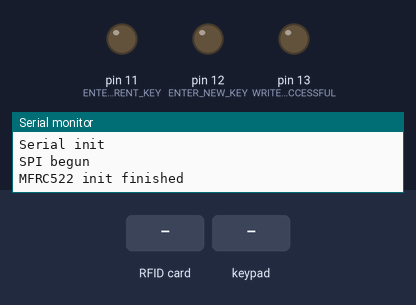
This sketch was run on a simulated Arduino Mega 2560, built with avr-gcc and run on an emulated ATmega2560. Shown: output pins drawn as LEDs (lit = HIGH), the last lines printed to the serial monitor. The test bench sets the inputs (shaded band). Pins used as bus, display or sensor lines are not drawn.

Above: at 1.2 s.
1.3 s: RFID card 5E 7A 19 C4 held to the reader
At 2.5 s:
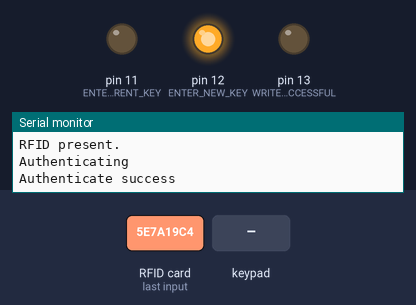
2.8 s: key '1' pressed
4.3 s: keypad keys 1 2 3 4 # pressed 0.4 s apart
At 7.2 s:
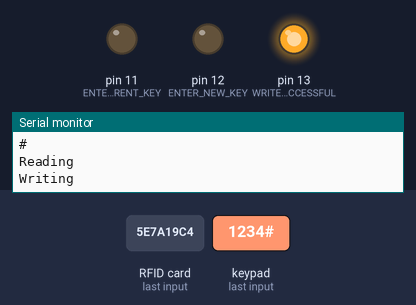
Timing chart, 0 to 12.4 s (numbered marks = the images above; inputs shaded):
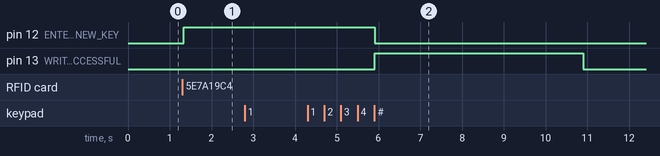

The sketch:

rfid_programmer.ino
```cpp
#include <SPI.h>
#include <MFRC522.h>
#include <Keypad.h>

// RC522 PINS
#define SS_PIN 53
#define RST_PIN 5

// Keypad pins
#define KEYPAD_1 20
#define KEYPAD_2 19
#define KEYPAD_3 18
#define KEYPAD_4 17
#define KEYPAD_5 16
#define KEYPAD_6 15
#define KEYPAD_7 14

// LEDS
#define WRITE_SUCCESSFUL 13
#define ENTER_NEW_KEY 12
#define ENTER_CURRENT_KEY 11

// Key length
#define KEYLENGTH 6

// RFID Reader
MFRC522 mfrc522(SS_PIN, RST_PIN);

// MIFARE key
MFRC522::MIFARE_Key userKey;

// Keypad definition
const byte ROWS = 4; //four rows
const byte COLS = 3; //four columns
char hexaKeys[ROWS][COLS] = {
  {'1', '2', '3'},
  {'4', '5', '6'},
  {'7', '8', '9'},
  {'*', '0', '#'}
};
byte rowPins[ROWS] = { KEYPAD_7, KEYPAD_6, KEYPAD_5, KEYPAD_4 };
byte colPins[COLS] = { KEYPAD_3, KEYPAD_2, KEYPAD_1 };
Keypad keypad = Keypad( makeKeymap(hexaKeys), rowPins, colPins, ROWS, COLS);

// Number of keys entered.
int keyNum = 0;

// General state for the applications.
enum State {
  // Waiting for an rfid card
  WAIT_FOR_RFID,
  // Check if default access
  CHECK_DEFAULT_ACCESS,
  // Preparing to enter user keycode
  PREPARE_ENTER_USER_KEY,
  // Preparing to enter keycode
  ENTER_USER_KEY,
  // Authenticate with user key
  AUTHENTICATE_USER_KEY,
  // Prepare entering keys
  PREPARE_ENTER_KEY,
  // Enter key
  ENTERS_NEW_KEY,
  // Write key
  WRITE_KEY
};

/**
   User block key.
*/
const byte USER_KEY_BLOCK = 3;


// Setting current state for the application.
State state = WAIT_FOR_RFID;

/**
   New key to store.
*/
byte newKey[KEYLENGTH];
byte currentKey[KEYLENGTH];

void setup() {
  Serial.begin(9600);
  Serial.println("Serial started");
  while (!Serial);
  Serial.println("Serial init");
  SPI.begin();
  Serial.println("SPI begun");
  mfrc522.PCD_Init();
  Serial.println("MFRC522 init finished");
  pinMode(WRITE_SUCCESSFUL, OUTPUT);
  pinMode(ENTER_NEW_KEY, OUTPUT);
  pinMode(ENTER_CURRENT_KEY, OUTPUT);
}

/**
   Application loop.
*/
void loop() {
  if (state == WAIT_FOR_RFID) {
    indicateNone();
    if (checkForRfid()) {
      setDefaultUserKey();
      state = CHECK_DEFAULT_ACCESS;
    }
  } else if (state == CHECK_DEFAULT_ACCESS)  {
    if (authenticate()) {
      state = PREPARE_ENTER_KEY;
    } else {
      state = PREPARE_ENTER_USER_KEY;
    }
  } else if (state == PREPARE_ENTER_USER_KEY)  {
    keyNum = 0;
    state = ENTER_USER_KEY;
  } else if (state == ENTER_USER_KEY)  {
    if (enterUserKey()) {
      state = AUTHENTICATE_USER_KEY;
    }
  } else if (state == AUTHENTICATE_USER_KEY)  {
    if (authenticate()) {
      state = PREPARE_ENTER_KEY;
    } else {
      state = WAIT_FOR_RFID;
    }
  } else if (state == PREPARE_ENTER_KEY)  {
    keyNum = 0;
    state = ENTERS_NEW_KEY;
  } else if (state == ENTERS_NEW_KEY)  {
    if (enterNewKey()) {
      state = WRITE_KEY;
    }
  } else {
    writeNewCode();
    state = WAIT_FOR_RFID;
  }
}

/**
   Set default user key.
*/
void setDefaultUserKey() {
  for (int i = 0; i < KEYLENGTH; i++) {
    currentKey[i] = 0xff;
  }
}

/**
   Enter old user key
*/
bool enterUserKey() {
  indicateEnterOldKey();
  char keyPressed = keypad.getKey();
  if (keyPressed) {
    currentKey[keyNum] = (byte)keyPressed;
    Serial.println(keyPressed);
    keyNum = keyNum + 1;
  }
  if (keyNum == KEYLENGTH) {
    return true;
  } else {
    return false;
  }
}

/**
   Enter new user key
*/
bool enterNewKey() {
  indicateEnterNewKey();
  char keyPressed = keypad.getKey();
  if (keyPressed) {
    newKey[keyNum] = (byte)keyPressed;
    Serial.println(keyPressed);
    keyNum = keyNum + 1;
  }
  if (keyNum == KEYLENGTH) {
    return true;
  } else {
    return false;
  }
}

/**
   Write new code to tag.
*/
bool writeNewCode() {
  Serial.println(F("Reading"));
  byte blockData[18];
  byte blockSize = sizeof(blockData);
  byte blockAddr = 3;
  MFRC522::StatusCode status = mfrc522.MIFARE_Read(blockAddr, blockData, &blockSize);
  if (status == MFRC522::STATUS_OK) {
    Serial.println(F("Writing"));
    blockData[0] = newKey[0];
    blockData[1] = newKey[1];
    blockData[2] = newKey[2];
    blockData[3] = newKey[3];
    blockData[4] = newKey[4];
    blockData[5] = newKey[5];
    status = mfrc522.MIFARE_Write(blockAddr, blockData, 16);
    if (status == MFRC522::STATUS_OK) {
      indicateWriteSuccess();
        mfrc522.PICC_HaltA();
        mfrc522.PCD_StopCrypto1();
    } else {
      Serial.print(F("Write failed: "));
      Serial.println(mfrc522.GetStatusCodeName(status));
      indicateNone();
    }
    delay(5000);
  } else {
    Serial.print(F("Read failed: "));
    Serial.println(mfrc522.GetStatusCodeName(status));
    indicateNone();
    delay(5000);
  }
}

/**
   Authenticates the key.
*/
bool authenticate() {
  Serial.println(F("Authenticating"));
  bool result = false;
  userKey.keyByte[0] = currentKey[0];
  userKey.keyByte[1] = currentKey[1];
  userKey.keyByte[2] = currentKey[2];
  userKey.keyByte[3] = currentKey[3];
  userKey.keyByte[4] = currentKey[4];
  userKey.keyByte[5] = currentKey[5];
  checkForRfid();
  MFRC522::StatusCode status = (MFRC522::StatusCode) mfrc522.PCD_Authenticate(MFRC522::PICC_CMD_MF_AUTH_KEY_A, (byte)USER_KEY_BLOCK, &userKey, &(mfrc522.uid));
  if (status != MFRC522::STATUS_OK) {
    Serial.print(F("Authenticate failed: "));
    Serial.println(mfrc522.GetStatusCodeName(status));
  } else {
    Serial.println(F("Authenticate success"));
    result = true;
  }
  return result;
}

/**
   Checks for an rfid card.
*/
bool checkForRfid() {
  if (!mfrc522.PICC_IsNewCardPresent() || ! mfrc522.PICC_ReadCardSerial() ) {
    return false;
  } else {
    Serial.println(F("RFID present."));
    return true;
  }
}

/**
   No indicator
*/
void indicateNone() {
  digitalWrite(ENTER_CURRENT_KEY, LOW);
  digitalWrite(ENTER_NEW_KEY, LOW);
  digitalWrite(WRITE_SUCCESSFUL, LOW);
}

/**
    Indicate that the door is open.
*/
void indicateEnterOldKey() {
  digitalWrite(ENTER_CURRENT_KEY, HIGH);
  digitalWrite(ENTER_NEW_KEY, LOW);
  digitalWrite(WRITE_SUCCESSFUL, LOW);
}

/**
    Indicate that the door is open.
*/
void indicateEnterNewKey() {
  digitalWrite(ENTER_CURRENT_KEY, LOW);
  digitalWrite(ENTER_NEW_KEY, HIGH);
  digitalWrite(WRITE_SUCCESSFUL, LOW);
}
/**
    Indicate that the door is closed.
*/
void indicateWriteSuccess() {
  digitalWrite(ENTER_CURRENT_KEY, LOW);
  digitalWrite(ENTER_NEW_KEY, LOW);
  digitalWrite(WRITE_SUCCESSFUL, HIGH);
}
```

Measured:
- after the input at 1.3 s, pin 12 (ENTER_NEW_KEY): LOW → HIGH at once
- after the input at 4.3 s, pin 12 (ENTER_NEW_KEY): HIGH → LOW after 1.6 s; pin 13 (WRITE_SUCCESSFUL): LOW → HIGH after 1.6 s, → LOW 5.0 s later
